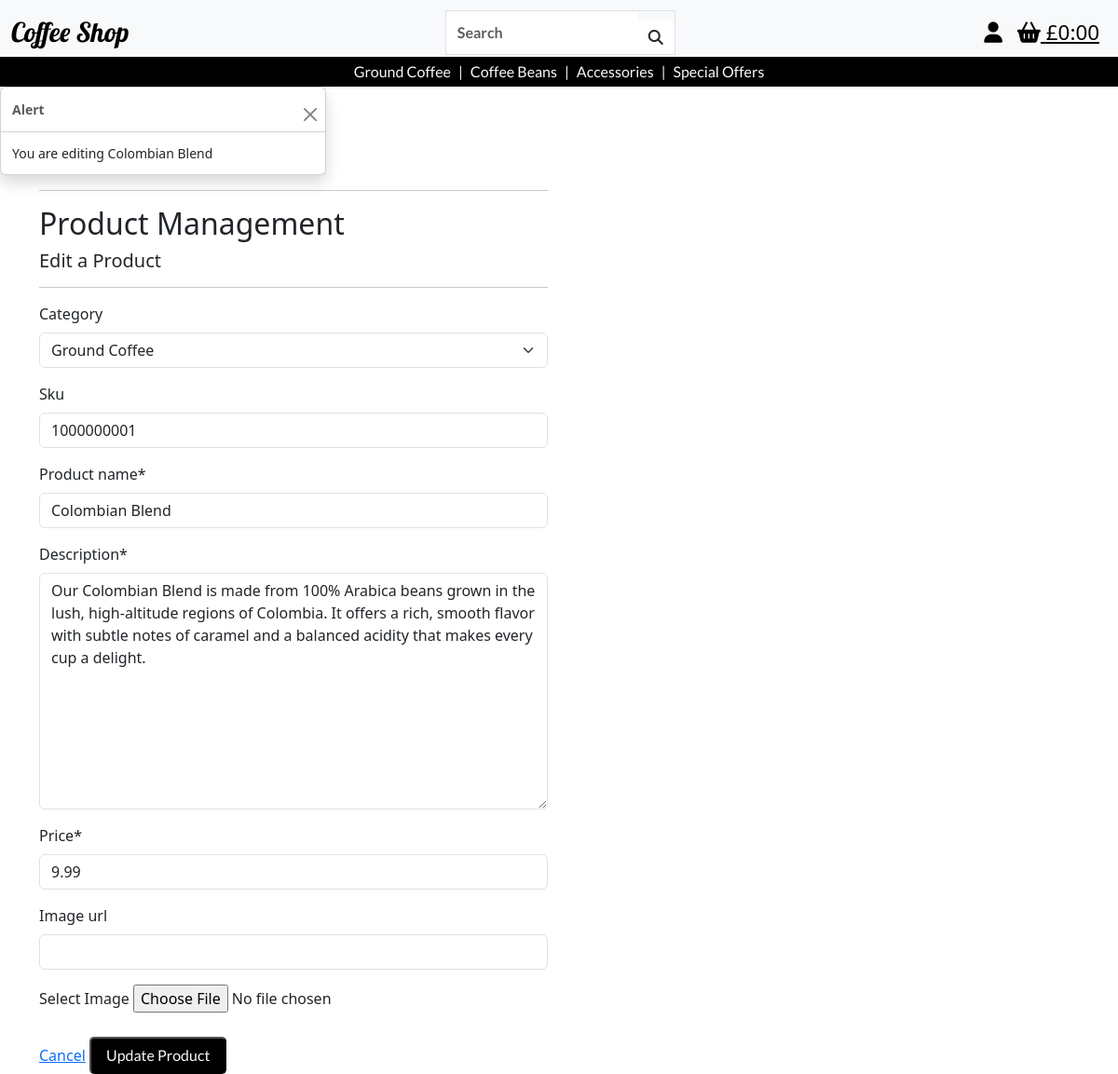
Page /products/edit/1/ (signed in) on the committed database.
### products/models.py (models this page shows, shortened)
class Product(models.Model):
    category = models.ForeignKey(
        'Category', null=True, blank=True, on_delete=models.SET_NULL)
    sku = models.CharField(max_length=254, null=True, blank=True, unique=True)
    product_name = models.CharField(max_length=254)
    description = models.TextField()
    price = models.DecimalField(max_digits=6, decimal_places=2)
    image_url = models.URLField(max_length=1024, null=True, blank=True)
    image = models.ImageField(null=True, blank=True)

### products/views.py (the view)
# urls.py: path('edit/<int:product_id>/', views.edit_product, name='edit_product'),
@login_required
def edit_product(request, product_id):
    if not request.user.is_superuser:
        messages.error(request, 'Sorry, only store owners can do that.')
        return redirect(reverse('home'))
    product = get_object_or_404(Product, pk=product_id)
    if request.method == 'POST':
        form = ProductForm(request.POST, request.FILES, instance=product)
        if form.is_valid():
            form.save()
            messages.success(request, 'Successfully updated product!')
            return redirect(reverse('product_detail', args=[product.id]))
        else:
            messages.error(request, 'Failed to update product. Please ensure the form is valid.')
    else:
        form = ProductForm(instance=product)
        messages.info(request, f'You are editing {product.product_name}')
    template = 'products/edit_product.html'
    context = {
        'form': form,
        'product': product,
    }
    return render(request, template, context)

### products/forms.py (shortened to what this page needs)
class ProductForm(forms.ModelForm):
    class Meta:
        model = Product
        fields = '__all__'
    image = forms.ImageField(label='Image', required=False, widget=CustomClearableFileInput)
    def __init__(self, *args, **kwargs):
        self.request = kwargs.pop('request', None)
        super().__init__(*args, **kwargs)
        categories = Category.objects.all()
        friendly_names = [(c.id, c.get_friendly_name()) for c in categories]
        self.fields['category'].choices = friendly_names

### bag/contexts.py (called while the page is built, shortened)
def bag_contents(request):
    bag_items = []
    total = 0
    product_count = 0
    bag = request.session.get('bag', {})
    if total < settings.FREE_DELIVERY_THRESHOLD:
        delivery = total * Decimal(settings.STANDARD_DELIVERY_PERCENTAGE / 100)
        free_delivery_delta = settings.FREE_DELIVERY_THRESHOLD - total
    else:
        delivery = 0
        free_delivery_delta = 0
    grand_total = delivery + total
    context = {
        'bag_items' : bag_items,
        'total' : total,
        'product_count' : product_count,
        'delivery': delivery,
        'free_delivery_delta' : free_delivery_delta,
        'free_delivery_threshold' : settings.FREE_DELIVERY_THRESHOLD,
        'grand_total' : grand_total,
    }
    return context

### products/models.py (called while the page is built)
    def get_friendly_name(self):
        return self.friendly_name

### products/templates/products/edit_product.html (shortened to what this page needs)
{% extends "base.html" %}
{% load static %}
{% block content %}
    <div class="container">
        <div class="row">
            <div class="col-12 col-md-6">
                <hr>
                <h2 class="">Product Management</h2>
                <h5 class="">Edit a Product</h5>
                <hr>
            </div>
        </div>
        <div class="row">
            <div class="col-12 col-md-6">
                <form method="POST" action="{% url 'edit_product' product.id %}" class="" enctype="multipart/form-data">
                    {% for field in form %}
                        {% if field.name != 'image' %}
                            {{ field | as_crispy_field }}
                        {% else %}
                            {{ field }}
                        {% endif %}
                    {% endfor %}
                    <div class="">
                        <a class="" href="{% url 'products' %}">Cancel</a>
                        <button class="" type="submit">Update Product</button>
                    </div>
                </form>
            </div>
        </div>
    </div>
{% endblock %}

### static/css/base.css (style rules this page uses)
button, .button { color: #f8f9fa; font-family: "lato", sans-serif; font-weight: 400; text-decoration: none; background-color: black; padding: 0.4rem 1rem; border-radius: 5px; margin-top: 10px; }

### rows in the picture
Product: category "Ground Coffee" "1000000001" "Colombian Blend" "Our Colombian Blend is made from 100% Arabica beans grown in the lush, high-altitude regions of Colombia. It offers a rich, smooth flavor with subtle notes of caramel and a balanced acidity that makes every cup a delight." "9.99"

### other values in the picture
{{ message }} "You are editing Colombian Blend"
